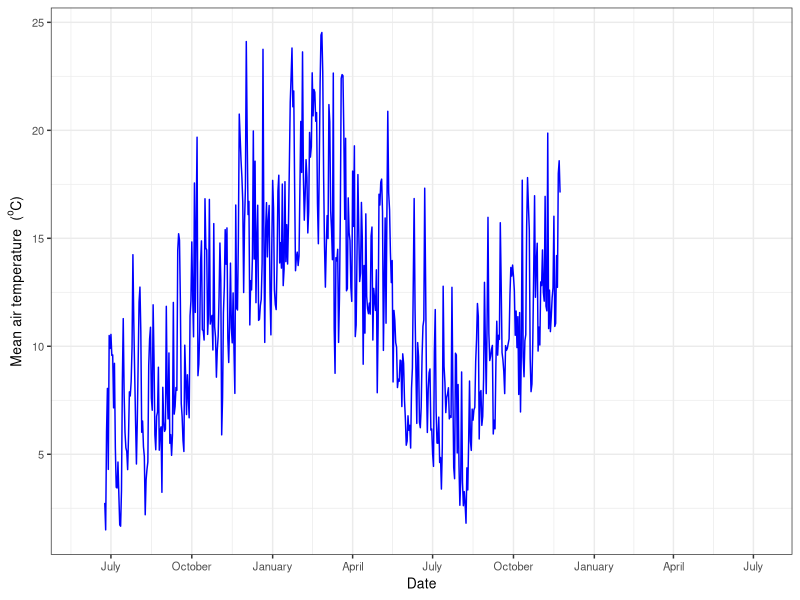
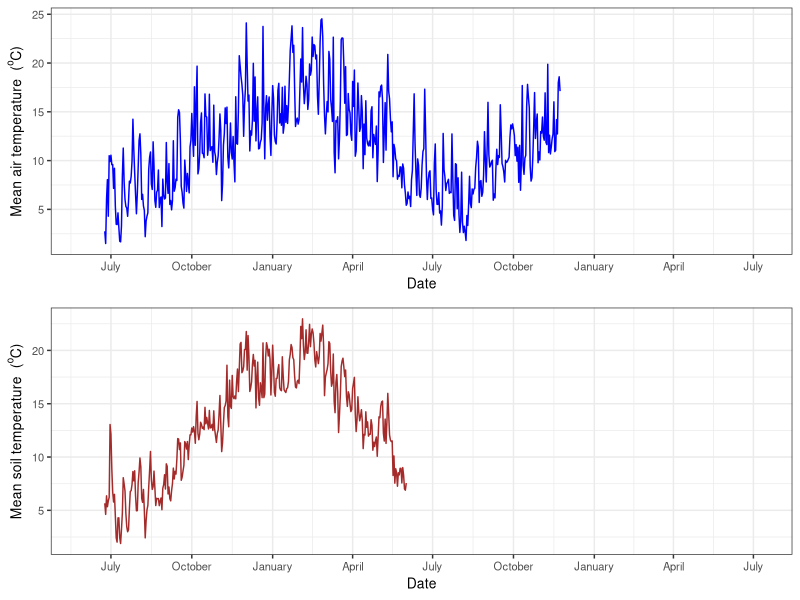

Here is the R script that generated these plots, in order:
## ---- chunk 1
library(tidyr)
library (dplyr)
library (ggplot2)
library (lubridate)
library (scales)
library(gridExtra)
## ---- chunk 2

setwd("C:\\Users\\EdCarmen\\Documents\\CarmenProjects2016\\GitSubclover\\Iv2_SoilAirTemp")
getwd()
#read soil and Air data 
df_file <- read.table("SoilTemp.txt", header=TRUE)
df_Air <- read.table("RawWeaIv2.txt", header=TRUE)

head(df_file)
head (df_Air)
#keep this scirpt for the real weather data

str(df_Air)


## ---- chunk 3


g1<- df_file %>%
  mutate(Date = dmy(Date))%>% #(need to reformat date here)
  mutate(TempSoil10mm= as.numeric(TempSoil10mm))%>%
  #filter(year %in% 2015:2017) %>%
  group_by(Date) %>%
 summarise_each(funs(mean)) %>%
  ggplot(aes(x=Date, y= TempSoil10mm))  +
  #geom_point(colour= "darkblue", alpha=0.2) +
  geom_line(colour= "brown")+
  #stat_smooth(level = 0.9, size = 1, colour="white") + 
  theme_bw() +
  xlab("Date") + 
  ylab(expression(Mean~soil~temperature~~"("^"o"*"C)"))+
  theme(text = element_text(size=10))+
  scale_x_date(date_breaks = "3 month", 
                 date_labels = "%B",
                 limits = as.Date(c('2015-06-01','2017-07-07')))



## ---- chunk 4


 df_Air %>%
  mutate(Date = dmy(Date))%>% #(need to reformat date here)
  #filter(year %in% 2015:2017) %>%
  group_by(Date) %>%
  summarise_each(funs(mean))%>%
  ggplot(aes(x=Date, y= MeanTt))  +
  #geom_point(colour= "darkblue", alpha=0.2) +
  geom_line(colour= "blue")+
  #stat_smooth(level = 0.9, size = 1, colour="white") + 
  theme_bw() +
  xlab("Date") + 
  theme(text = element_text(size=10))+
  ylab(expression(Mean~air~temperature~~"("^"o"*"C)"))+
  scale_x_date(date_breaks = "3 month", 
                 date_labels = "%B",
                 limits = as.Date(c('2015-06-01','2017-07-07')))




## ---- chunk 5
g2 <-df_Air %>%
  mutate(Date = dmy(Date))%>% #(need to reformat date here)
  #filter(year %in% 2015:2017) %>%
  group_by(Date) %>%
  summarise_each(funs(mean))%>%
  ggplot(aes(x=Date, y= MeanTt))  +
  #geom_point(colour= "darkblue", alpha=0.2) +
  geom_line(colour= "blue")+
  #stat_smooth(level = 0.9, size = 1, colour="white") + 
  theme_bw() +
 xlab("Date") + 
  ylab(expression(Mean~air~temperature~~"("^"o"*"C)"))+
  theme(text = element_text(size=10))+
  scale_x_date(date_breaks = "3 month", 
                 date_labels = "%B",
                 limits = as.Date(c('2015-06-01','2017-07-07'))) 



## ---- chunk 6


grid.arrange(g2, g1)



